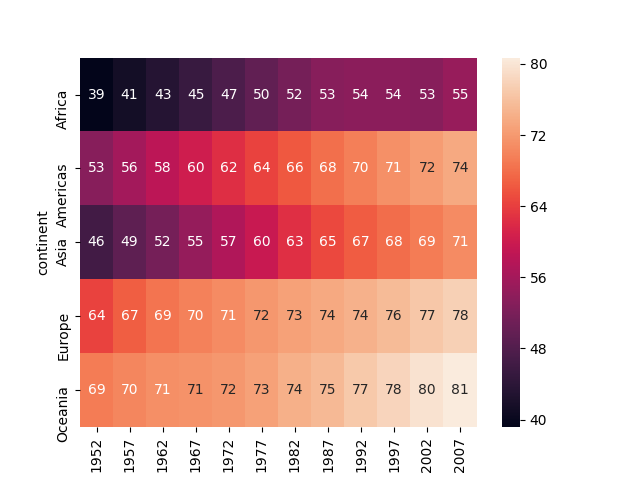

Source code (Python):
import numpy as np
import pandas as pd
from numpy.random import randn
from scipy import stats
import matplotlib as mpl
import matplotlib.pyplot as plt
import seaborn as sms

df = pd.read_csv('dataset.csv')


df2 = df.pivot_table(values='lifeExp', index=df.continent, columns=df.year)
print df2
sms.heatmap(df2,annot=True).get_figure().savefig('assignment3.png')